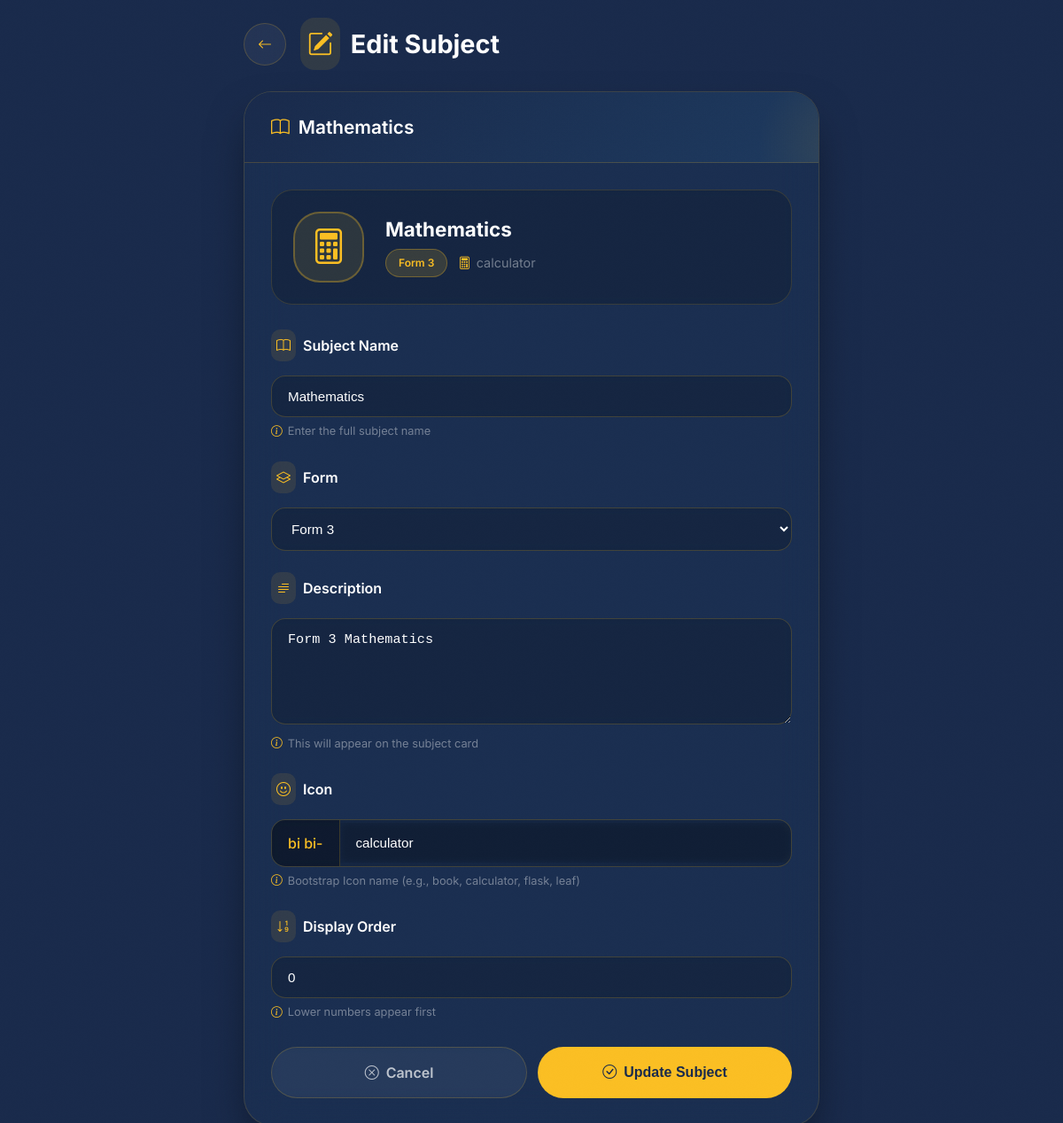
Page /admin/subject/1/edit (signed in) on the committed database.
### models.py (models this page shows)
class Subject(db.Model):
    id = db.Column(db.Integer, primary_key=True)
    name = db.Column(db.String(100), nullable=False)
    form = db.Column(db.Integer, nullable=False)
    description = db.Column(db.Text)
    icon = db.Column(db.String(50), default='book')
    order = db.Column(db.Integer, default=0)
    created_at = db.Column(db.DateTime, default=datetime.utcnow)

### app.py (the view, shortened to what this page needs)
@app.route('/admin/subject/<int:subject_id>/edit', methods=['GET', 'POST'])
@login_required
def admin_edit_subject(subject_id):
    if not current_user.is_admin:
        return redirect(url_for('dashboard'))
    subject = Subject.query.get_or_404(subject_id)
    return render_template('admin/edit_subject.html', subject=subject)

### app.py (called while the page is built)
@app.context_processor
def inject_site_url():
    return dict(site_url=app.config['SITE_URL'])

@app.after_request
def add_no_cache_headers(response):
    response.headers['Cache-Control'] = 'no-cache, no-store, must-revalidate, private, max-age=0'
    response.headers['Pragma'] = 'no-cache'
    response.headers['Expires'] = '0'
    return response

@login_manager.user_loader
def load_user(user_id):
    return User.query.get(int(user_id))

### templates/admin/edit_subject.html (shortened to what this page needs)
<!DOCTYPE html>
<html lang="en">
<head>
    <link rel="stylesheet" href="https://cdn.jsdelivr.net/npm/bootstrap-icons@1.11.3/font/bootstrap-icons.min.css">
</head>
<body>
    <div class="app">
        <div class="page-header">
            <a href="{{ url_for('admin_subjects') }}" class="back-btn">
                <i class="bi bi-arrow-left"></i>
            </a>
            <h1>
                <i class="bi bi-pencil-square"></i>
                Edit Subject
            </h1>
        </div>
        <div id="mainContent">
            <div id="realContent">
                <div class="form-card">
                    <div class="form-header">
                        <h2>
                            <i class="bi bi-book"></i>
                            {{ subject.name }}
                        </h2>
                    </div>
                    <div class="form-body">
                        <div class="icon-preview" id="iconPreview">
                            <div class="preview-circle">
                                <i class="bi bi-{{ subject.icon or 'book' }}" id="previewIcon"></i>
                            </div>
                            <div class="preview-text">
                                <h4 id="previewName">{{ subject.name }}</h4>
                                <p>
                                    <span class="form-badge {% if subject.form == 3 %}form3{% endif %}" id="previewForm">
                                        Form {{ subject.form }}
                                    </span>
                                    <span class="icon-tag">
                                        <i class="bi bi-{{ subject.icon or 'book' }}"></i>
                                        <span id="previewIconName">{{ subject.icon or 'book' }}</span>
                                    </span>
                                </p>
                            </div>
                        </div>
                        <form method="POST" action="{{ url_for('admin_edit_subject', subject_id=subject.id) }}" id="editSubjectForm">
                            <div class="form-section">
                                <div class="section-title">
                                    <i class="bi bi-book"></i>
                                    Subject Name
                                </div>
                                <input type="text" class="form-control" id="name" name="name" value="{{ subject.name }}" required
                                       placeholder="e.g., Mathematics, Physics, Chemistry">
                                <div class="helper-text">
                                    <i class="bi bi-info-circle"></i>
                                    Enter the full subject name
                                </div>
                            </div>
                            <div class="form-section">
                                <div class="section-title">
                                    <i class="bi bi-layers"></i>
                                    Form
                                </div>
                                <select class="form-select" id="form" name="form" required>
                                    <option value="3" {% if subject.form == 3 %}selected{% endif %}>Form 3</option>
                                </select>
                            </div>
                            <div class="form-section">
                                <div class="section-title">
                                    <i class="bi bi-text-paragraph"></i>
                                    Description
                                </div>
                                <textarea class="form-control" id="description" name="description" rows="4"
                                          placeholder="Enter a brief description of the subject">{{ subject.description }}</textarea>
                                <div class="helper-text">
                                    <i class="bi bi-info-circle"></i>
                                    This will appear on the subject card
                                </div>
                            </div>
                            <div class="form-section">
                                <div class="section-title">
                                    <i class="bi bi-emoji-smile"></i>
                                    Icon
                                </div>
                                <div class="input-group">
                                    <span class="input-group-text">bi bi-</span>
                                    <input type="text" class="form-control" id="icon" name="icon" value="{{ subject.icon or 'book' }}"
                                           placeholder="book, calculator, flask, leaf">
                                </div>
                                <div class="helper-text">
                                    <i class="bi bi-info-circle"></i>
                                    Bootstrap Icon name (e.g., book, calculator, flask, leaf)
                                </div>
                            </div>
                            <div class="form-section">
                                <div class="section-title">
                                    <i class="bi bi-sort-numeric-down"></i>
                                    Display Order
                                </div>
                                <input type="number" class="form-control" id="order" name="order" value="{{ subject.order or 0 }}" min="0">
                                <div class="helper-text">
                                    <i class="bi bi-info-circle"></i>
                                    Lower numbers appear first
                                </div>
                            </div>
                            <div class="action-buttons">
                                <a href="{{ url_for('admin_subjects') }}" class="btn btn-secondary">
                                    <i class="bi bi-x-circle"></i>
                                    Cancel
                                </a>
                                <button type="submit" class="btn btn-primary" id="submitBtn">
                                    <i class="bi bi-check-circle"></i>
                                    Update Subject
                                </button>
                            </div>
                        </form>
                    </div>
                </div>
            </div>
        </div>
    </div>
</body>
</html>

### rows in the picture
Subject: name "Mathematics", form "3", icon "calculator", form "Form 3", description "Form 3 Mathematics", order "0"
